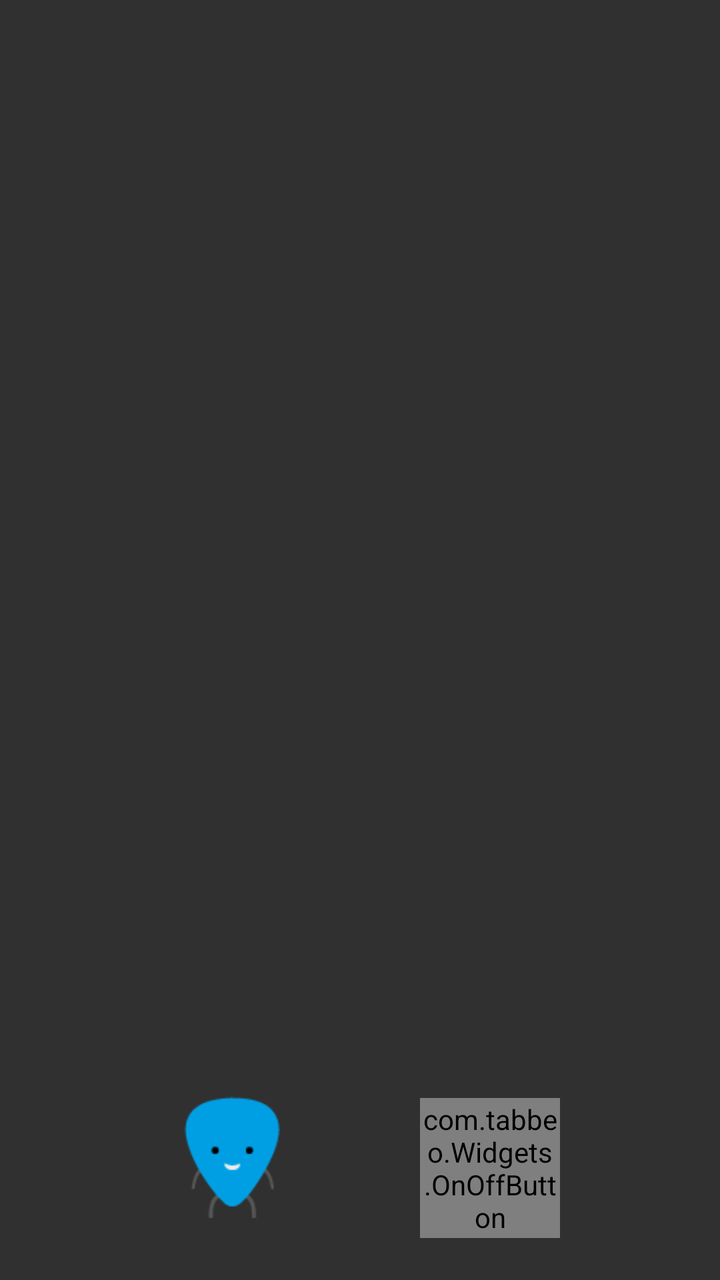
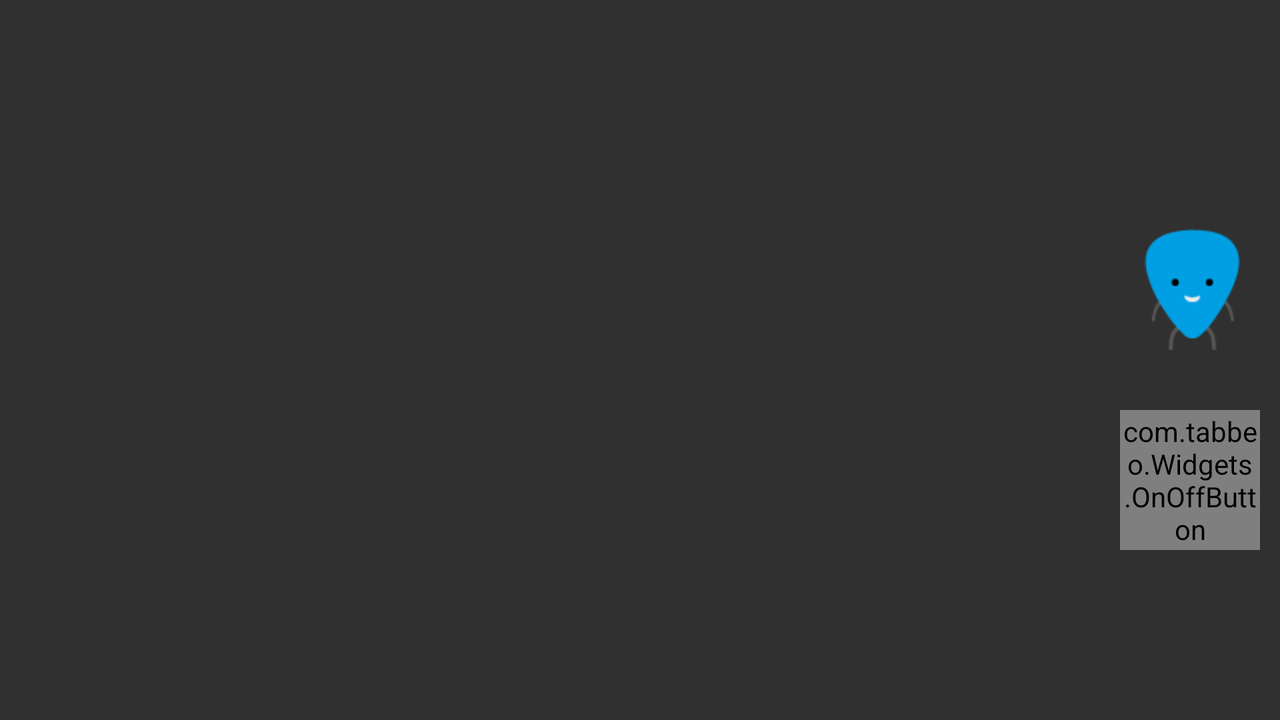

First picture: res/layout/ on a phone held upright. Second picture: the repository's own variant of that layout, on a device whose configuration matches the variant's folder. Source for both follows.
<!-- AndroidManifest.xml: application theme TabbeoAppTheme -->
<!-- res/layout/exercise_onoffbutton.xml -->
<?xml version="1.0" encoding="utf-8"?>
<RelativeLayout xmlns:android="http://schemas.android.com/apk/res/android"
    android:layout_width="match_parent"
    android:layout_height="match_parent">

    <FrameLayout
        android:id="@+id/exercise_onoffbutton_exercise_widgets_container"
        android:layout_width="fill_parent"
        android:layout_height="fill_parent"
        android:layout_alignParentTop="true"
        android:layout_above="@+id/exercise_onoffbutton_RightSide" />

    <LinearLayout
        android:id="@+id/exercise_onoffbutton_RightSide"
        android:layout_width="wrap_content"
        android:layout_height="wrap_content"
        android:orientation="horizontal"
        android:layout_alignParentBottom="true"
        android:layout_centerHorizontal="true"
        android:layout_marginBottom="16dp">

        <ImageView
            android:id="@+id/exercise_onoffbutton_RightSide_AnimatedChordy"
            android:layout_width="70dp"
            android:layout_height="wrap_content"
            android:adjustViewBounds="true"
            android:layout_marginRight="30dp"
            android:src="@drawable/chordy_normal"
            android:layout_gravity="center_vertical"
            android:layout_marginBottom="10dp"/>

        <com.tabbeo.Widgets.OnOffButton
            android:id="@+id/exercise_onoffbutton_OnOffButton"
            android:layout_width="70dp"
            android:layout_height="70dp"
            android:layout_marginLeft="30dp"
            android:layout_gravity="bottom"
            android:layout_alignParentBottom="true"
            android:layout_marginBottom="5dp"/>

    </LinearLayout>
</RelativeLayout>
<!-- resources referenced by this layout -->
<resources>
  <!-- drawable chordy_normal: png bitmap (drawable-hdpi, 1732 bytes) -->
  <style name="TabbeoAppTheme" parent="@style/Theme.AppCompat.NoActionBar">
          <item name="android:windowNoTitle">true</item>
          <item name="windowActionBar">false</item>
          
          <item name="colorPrimary">@color/tabbeo_light_blue</item>
          
          <item name="colorPrimaryDark">@color/tabbeo_dark_blue</item>
          
          <item name="colorAccent">@color/tabbeo_dark_green</item>
  
      </style>
  <color name="tabbeo_light_blue">#009FE3</color>
  <color name="tabbeo_dark_blue">#1770B8</color>
  <color name="tabbeo_dark_green">#2FAC66</color>
</resources>
<!-- res/layout-land/exercise_onoffbutton.xml (the repository's variant of the layout above) -->
<!-- drawn on the phone turned sideways -->
<?xml version="1.0" encoding="utf-8"?>
<RelativeLayout xmlns:android="http://schemas.android.com/apk/res/android"
    android:layout_width="match_parent"
    android:layout_height="match_parent">

    <FrameLayout
        android:id="@+id/exercise_onoffbutton_exercise_widgets_container"
        android:layout_width="fill_parent"
        android:layout_height="fill_parent"
        android:layout_alignParentBottom="true"
        android:layout_alignParentStart="true"
        android:layout_alignParentLeft="true"
        android:layout_alignParentTop="true"
        android:layout_toStartOf="@+id/exercise_onoffbutton_RightSide"
        android:layout_toLeftOf="@+id/exercise_onoffbutton_RightSide"/>

    <LinearLayout
        android:id="@+id/exercise_onoffbutton_RightSide"
        android:layout_width="wrap_content"
        android:layout_height="wrap_content"
        android:layout_alignParentRight="true"
        android:layout_marginRight="10dp"
        android:layout_marginLeft="16dp"
        android:layout_centerVertical="true"
        android:orientation="vertical">

        <ImageView
            android:id="@+id/exercise_onoffbutton_RightSide_AnimatedChordy"
            android:layout_width="70dp"
            android:layout_height="wrap_content"
            android:adjustViewBounds="true"
            android:layout_alignParentStart="true"
            android:layout_alignParentLeft="true"
            android:layout_alignParentTop="true"
            android:layout_marginBottom="15dp"
            android:src="@drawable/chordy_normal"
            android:layout_gravity="center_horizontal"/>

        <com.tabbeo.Widgets.OnOffButton
            android:id="@+id/exercise_onoffbutton_OnOffButton"
            android:layout_width="70dp"
            android:layout_height="70dp"
            android:layout_marginTop="15dp"
            android:layout_below="@+id/exercise_onoffbutton_RightSide_AnimatedChordy"
            android:layout_alignParentStart="true"
            android:layout_alignParentLeft="true"
            android:layout_gravity="center_horizontal"/>

    </LinearLayout>
</RelativeLayout>
